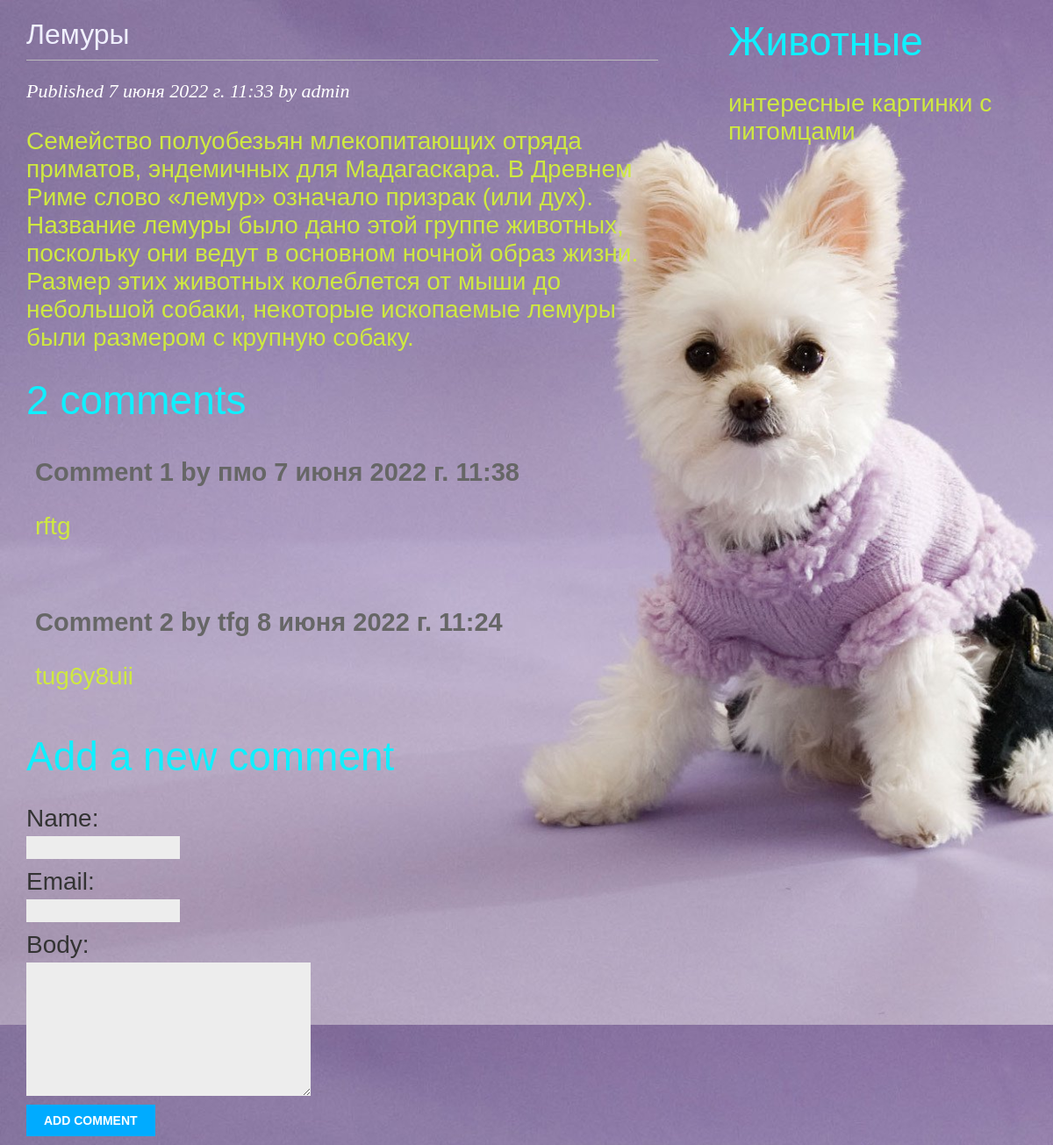
/blog/5/, run on the app's committed database.
### blog/models.py (models this page shows, shortened)
class Post(models.Model):
    class Status(models.TextChoices):
        DRAFT = 'DF', 'Draft'
        PUBLISHED = 'PB', 'Published'
    title = models.CharField(max_length=250)
    slug = models.SlugField(max_length=250)
    author = models.ForeignKey(User,
    on_delete=models.CASCADE,
    related_name='blog_posts')
    body = models.TextField()
    publish = models.DateTimeField(default=timezone.now)
    created = models.DateTimeField(auto_now_add=True)
    updated = models.DateTimeField(auto_now=True)
    status = models.CharField(max_length=2,
    choices=Status.choices,
    default=Status.DRAFT)
    objects = models.Manager() # The default manager.
    published = PublishedManager() # Our custom manager.
    class Meta:
        ordering = ['-publish']
        indexes = [
        models.Index(fields=['-publish']),
        ]

class Comment(models.Model):
    post = models.ForeignKey(Post, on_delete=models.CASCADE, related_name='comments')
    name = models.CharField(max_length=80)
    email = models.EmailField()
    body = models.TextField()
    created = models.DateTimeField(auto_now_add=True)
    updated = models.DateTimeField(auto_now=True)
    active = models.BooleanField(default=True)
    class Meta:
        ordering = ['created']
        indexes = [
            models.Index(fields=['created']),
     ]

### blog/views.py (the view)
# urls.py: path('<int:id>/', views.post_detail, name='post_detail'),
def post_detail(request, id):
    post = get_object_or_404(Post, id=id, status=Post.Status.PUBLISHED)
    comments = post.comments.filter(active=True)
    form = CommentForm()
    return render(request, 'blog/post/detail.html', {'post': post, 'comments': comments,
'form': form})

### blog/forms.py
class CommentForm(forms.ModelForm):
    class Meta:
        model = Comment
        fields = ['name', 'email', 'body']

### blog/templates/blog/post/detail.html (shortened to what this page needs)
{% extends "blog/base.html" %}
{% block content %}
  <h1>{{ post.title }}</h1>
  <p class="date">
    Published {{ post.publish }} by {{ post.author }}
  </p>
  {{ post.body|linebreaks }}
{% with comments.count as total_comments %}
 <h2>{{ total_comments }} comment{{ total_comments|pluralize }}</h2>
{% endwith %}
{% for comment in comments %}
 <div class="comment">
 <p class="info">
 Comment {{ forloop.counter }} by {{ comment.name }}
 {{ comment.created }}
 </p>
 {{ comment.body|linebreaks }}
 </div>
{% empty %}
 <p>There are no comments yet.</p>
{% endfor %}
<h2>Add a new comment</h2>
 <form action="{% url "blog:post_comment" post.id %}" method="post">
 {{ form.as_p }}
 <p><input type="submit" value="Add comment"></p>
 </form>
 {% endblock %}

### blog/static/css/blog.css (style rules this page uses)
body { color:#00F0ff; margin:0; padding:0; font-family:helvetica, sans-serif; background-size: 146% auto; }
h1 { font-weight:normal; color:#F0F0ff; border-bottom:1px solid #bbb; padding:0 0 10px 0; }
p { font-size: 28px; color:#cfe940 ; font-style:Montserrat; }
h2 { color:#0FF0fF; font-weight:normal; margin:10px 0 0; font-size:46px; }
p.date { color:#fff; font-family: georgia, serif; font-size: 22px; font-style: italic; }
label { float:left; clear:both; color:#333; margin-bottom:4px; }
input, textarea { clear:both; float:left; margin:0 0 10px; background:#ededed; border:0; padding:6px 10px; font-size:12px; }
input[type=submit] { font-weight:bold; background:#00abff; color:#fff; padding:10px 20px; font-size:14px; text-transform:uppercase; }
.comment { padding:10px; font-size:230px; }
.comment .info { font-weight:bold; font-size:29px; color:#666; }

### data on the page
Post: title "Лемуры", publish "7 июня 2022 г. 11:33", author "admin", body "Семейство полуобезьян млекопитающих отряда приматов, эндемичных для Мадагаскара. В Древнем Риме слово «лемур» означало призрак (или дух). Название лемуры было дано этой группе животных, поскольку они ведут в основном ночной образ жизни. Размер этих животных колеблется от мыши до небольшой собаки, некоторые ископаемые лемуры были размером с крупную собаку."
Comment: name "пмо", created "7 июня 2022 г. 11:38", body "rftg"
Comment: name "tfg", created "8 июня 2022 г. 11:24", body "tug6y8uii"

### other printed values
{{ total_comments }} "2"
